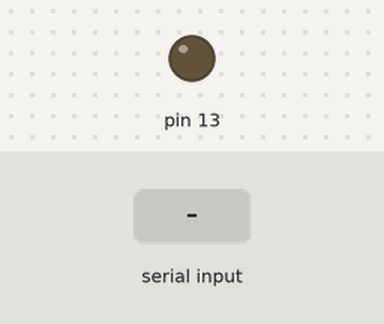
A sketch run on a simulated Arduino Uno, built with avr-gcc and run on an emulated ATmega328P. Parts: output pins drawn as LEDs (lit = HIGH). Inputs (shaded band) come from the test bench.

Above: at 1.2 s.
1.3 s: "1" received over Serial
At 2.2 s:
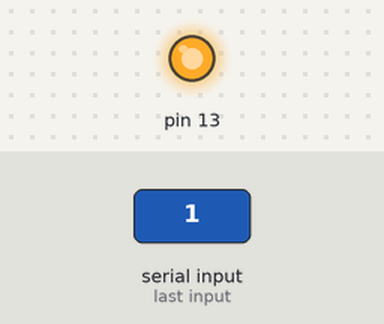
2.8 s: "0" received over Serial
At 3.3 s:
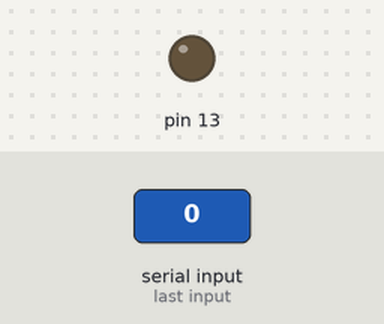
Timing chart, 0 to 5.8 s (numbered marks = the images above; inputs shaded):
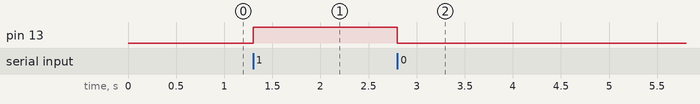

Measured:
- after the input at 1.3 s, pin 13: LOW → HIGH at once
- after the input at 2.8 s, pin 13: HIGH → LOW at once

The sketch:

chapter-2.3.6.ino
```cpp
void setup() {
  Serial.begin(9600);     // 시리얼 Baudrate 설정
  pinMode(13, OUTPUT);     // 13번 핀을 출력모드로 설정
}

void loop() {
  if (Serial.available()) {       // 시리얼 모니터의 입력이 있는지 체크
    char inChar = Serial.read();  // 시리얼 모니터 입력 값을 inChar 변수에 저장
    if(inChar == '1') {            // inChar과 ‘1’이 같은지 비교
      digitalWrite(13, HIGH);      // 같으면 13번 핀의 LED를 켬
    }
    else if(inChar == '0') {       // inChar과 ‘0’이 같은지 비교
      digitalWrite(13, LOW);       // 같으면 13번 핀의 LED를 끔
    }
  }
}
```
